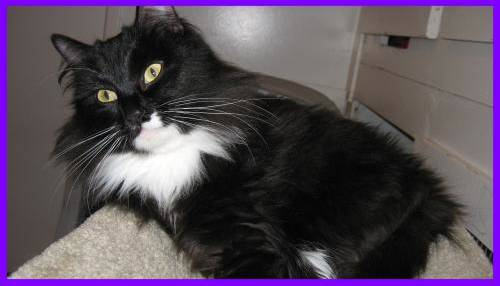
#> input picture CatsVSDogsUsingLinearRegression/TrainData/cat.10695.jpg, 500 x 286 px, found by its file name; its folder holds only this picture in this run
$ python CatsVSDogsCode-PicsToCsv.py
#> lines starting #> are read from the running program, lines starting #| are printed output that depends on the picture
from os import listdir
from os.path import isfile, join
import pandas as pd
import cv2

"""Reading the Training data and converting them into csv format"""
TestData = ".\TestData"
TrainingData = ".\TrainData"


OnlyFiles = [f for f in listdir(TrainingData) if isfile(join(TrainingData, f))]
print(len(OnlyFiles))
width = 500
height = 500
dim = (width, height)
df = pd.DataFrame()
# cat = 0 , dog = 1


for img_file in OnlyFiles:
    res = img_file.find("cat")
    if res >= 0:
        label = 0
    else:
        label = 1
    print("Reading file :- " + TrainingData + "/" + img_file)
    img = cv2.imread(TrainingData + "/" + img_file, 0)  #if you dont put 0 in last then it will show you chhannel RBG in
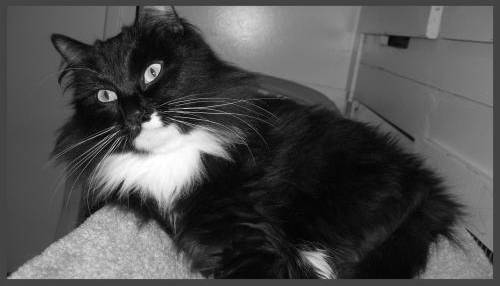
#> img: shape (286, 500); min 0, max 255, mean 78.3
    img_resize = cv2.resize(img, dim, interpolation=cv2.INTER_AREA)
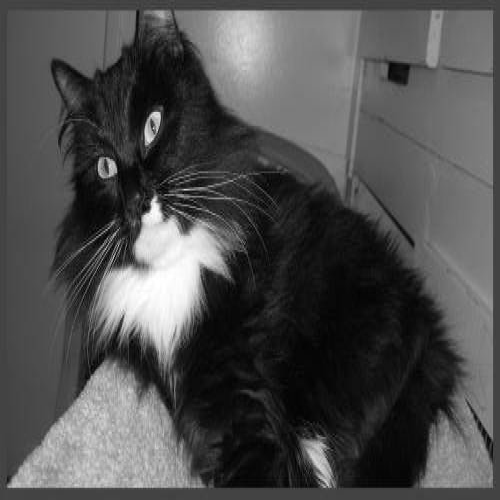
#> img_resize: shape (500, 500); min 0, max 255, mean 78.3
    img_resize = img_resize.reshape(250000)   # row, columns
    print(img_resize)
#> (printed output is left out)
    print(img_resize.shape)
#| (250000,)
    my_dict = dict(zip(range(25000), img_resize))
#> my_dict = 25000 items
    my_dict["label"] = label
#> (the run stopped early here; a loop or call above may not have finished)

$ run again, on CatsVSDogsUsingLinearRegression/TrainData/cat.1119.jpg
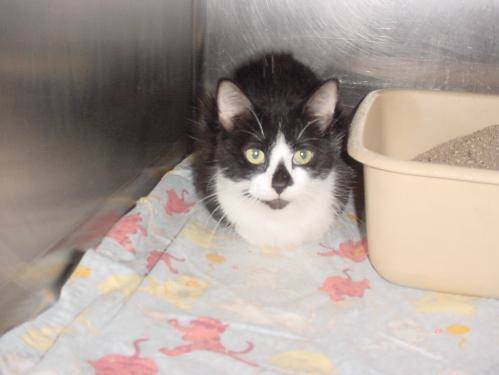
#> input picture CatsVSDogsUsingLinearRegression/TrainData/cat.1119.jpg, 499 x 375 px, found by its file name
#> `img = cv2.imread(TrainingData + "/" + img_file, 0)`:
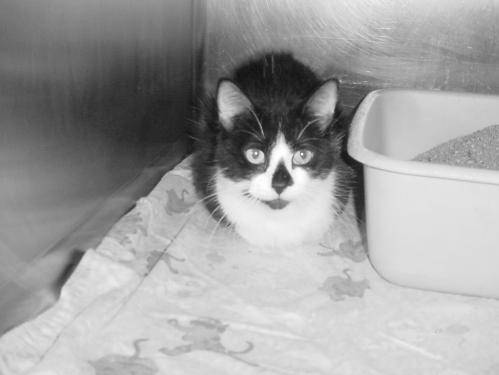
#> img: shape (375, 499); min 16, max 255, mean 160.3
#> `img_resize = cv2.resize(img, dim, interpolation=cv2.INTER_AREA)`:
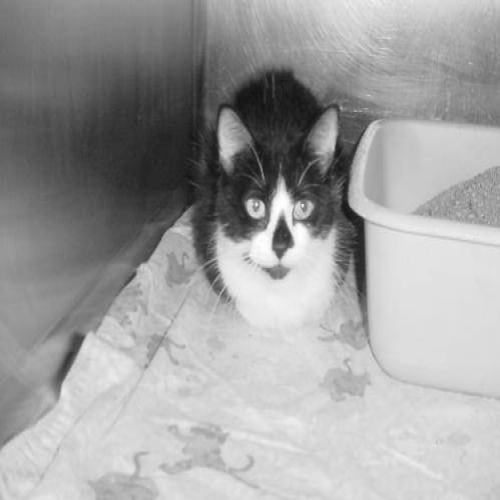
#> img_resize: shape (500, 500); min 17, max 255, mean 160.2
#> (printed output is left out)
#| (250000,)
#> my_dict = 25000 items

$ run again, on CatsVSDogsUsingLinearRegression/TrainData/cat.11277.jpg
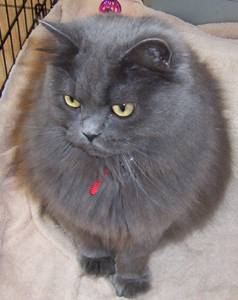
#> input picture CatsVSDogsUsingLinearRegression/TrainData/cat.11277.jpg, 238 x 300 px, found by its file name
#> `img = cv2.imread(TrainingData + "/" + img_file, 0)`:
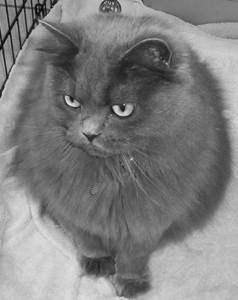
#> img: shape (300, 238); min 1, max 239, mean 127.1
#> `img_resize = cv2.resize(img, dim, interpolation=cv2.INTER_AREA)`:
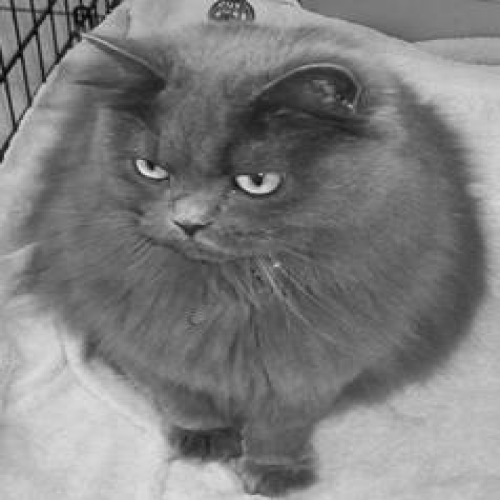
#> img_resize: shape (500, 500); min 1, max 239, mean 127
#> (printed output is left out)
#| (250000,)
#> my_dict = 25000 items

$ run again, on CatsVSDogsUsingLinearRegression/TrainData/cat.1166.jpg
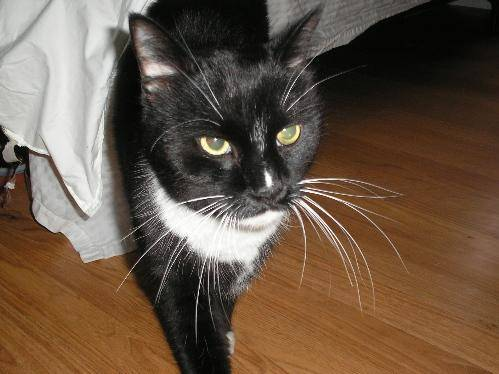
#> input picture CatsVSDogsUsingLinearRegression/TrainData/cat.1166.jpg, 499 x 374 px, found by its file name
#> `img = cv2.imread(TrainingData + "/" + img_file, 0)`:
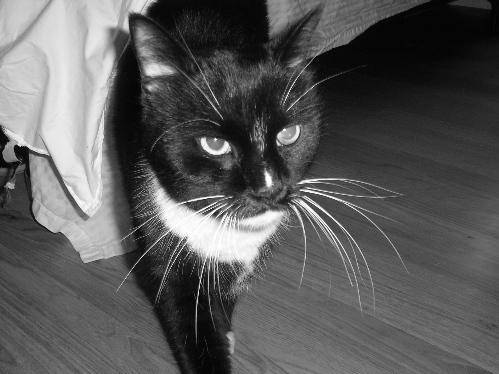
#> img: shape (374, 499); min 0, max 255, mean 89
#> `img_resize = cv2.resize(img, dim, interpolation=cv2.INTER_AREA)`:
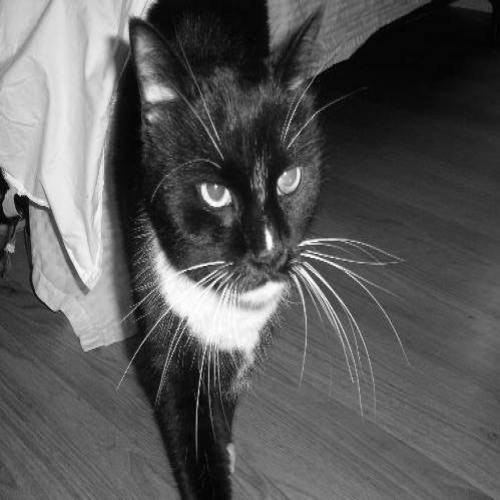
#> img_resize: shape (500, 500); min 0, max 255, mean 88.9
#> (printed output is left out)
#| (250000,)
#> my_dict = 25000 items

$ run again, on CatsVSDogsUsingLinearRegression/TrainData/cat.10762.jpg
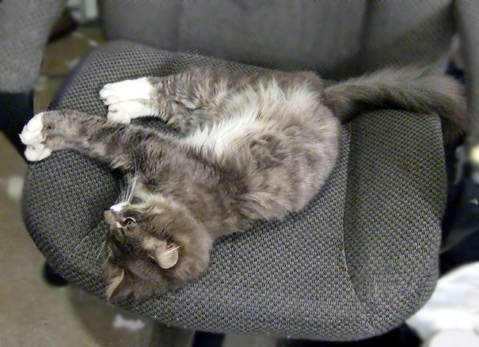
#> input picture CatsVSDogsUsingLinearRegression/TrainData/cat.10762.jpg, 479 x 347 px, found by its file name
#> `img_resize = cv2.resize(img, dim, interpolation=cv2.INTER_AREA)`:
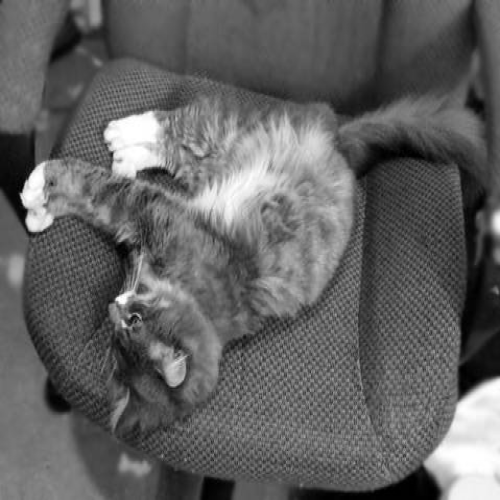
#> img_resize: shape (500, 500); min 0, max 255, mean 97.7
#> (printed output is left out)
#| (250000,)
#> my_dict = 25000 items
